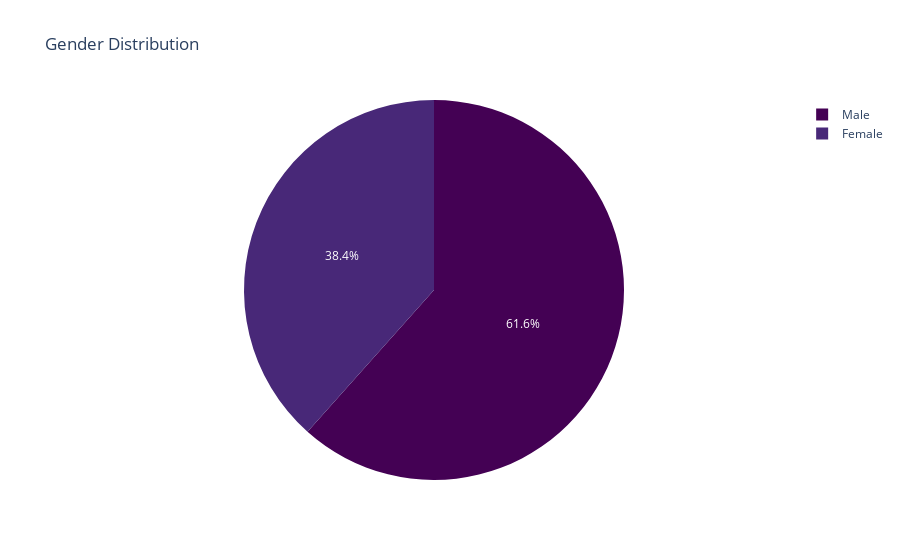

Notebook code cell kept with this figure:
### Markdown cell above
The age column ranges from age 18 to 31. One thing to note is that most of the people present in the age column are of 24-25 age group with a count of 35. The second highest age group is 28-29 with a count of 24 people in it. People with lowest count is the age group 30-31 with a count of 4. Other age groups have people ranging from 17 to 20.

### Code cell
# Gender Distribution: Pie Chart
fig = px.pie(df, names='gender', title='Gender Distribution', color_discrete_sequence=px.colors.sequential.Viridis)
fig.show()

### Figure 1 — Plotly figure (JSON) as saved in the notebook; plotly's stock layout.template omitted (floating-point values rounded to 4 significant figures; data arrays with more than 128 entries replaced by an {"elided": "..."} marker saying what was removed)
{"data": [{"domain": {"x": [0, 1], "y": [0, 1]}, "hovertemplate": "gender=%{label}<extra></extra>", "labels": {"elided": "138 str values"}, "legendgroup": "", "name": "", "showlegend": true, "type": "pie"}], "layout": {"legend": {"tracegroupgap": 0}, "piecolorway": ["#440154", "#482878", "#3e4989", "#31688e", "#26828e", "#1f9e89", "#35b779", "#6ece58", "#b5de2b", "#fde725"], "title": {"text": "Gender Distribution"}}}
